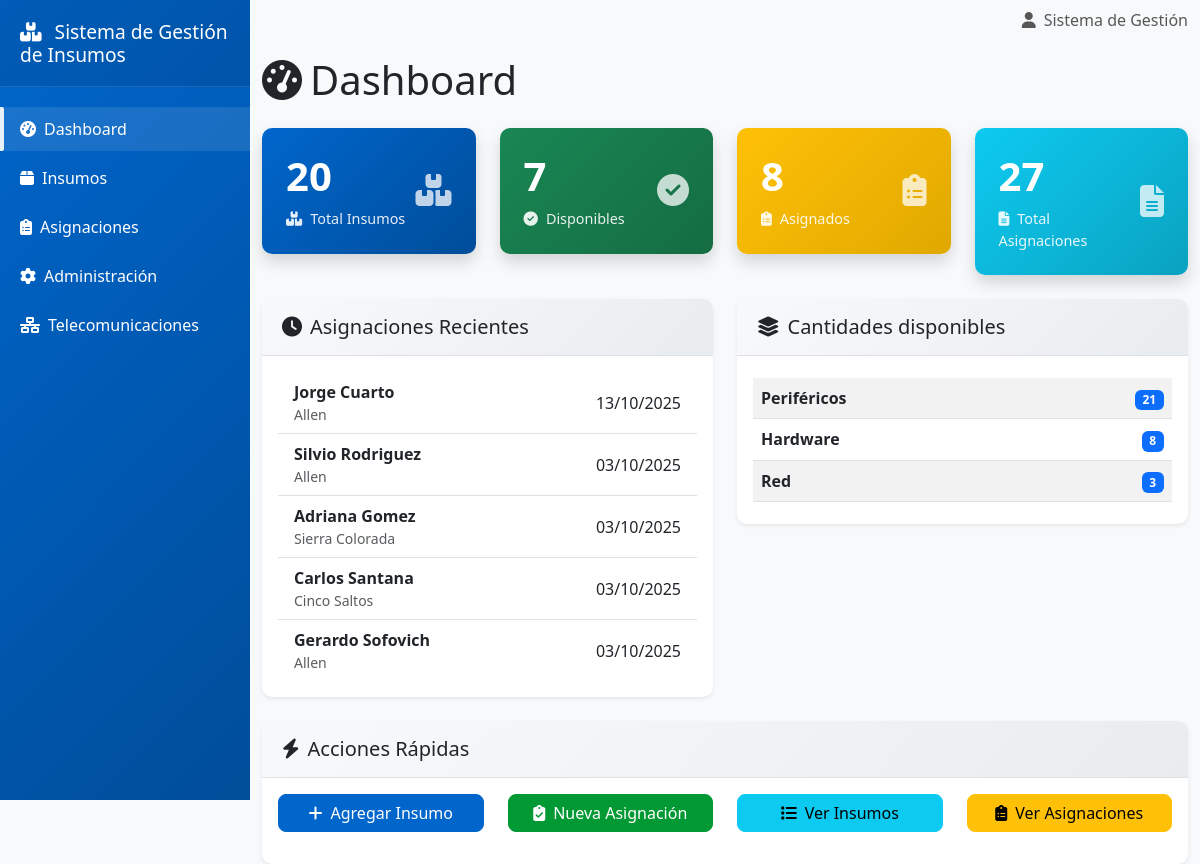
Before: /pages/dashboard.php with the older database file.
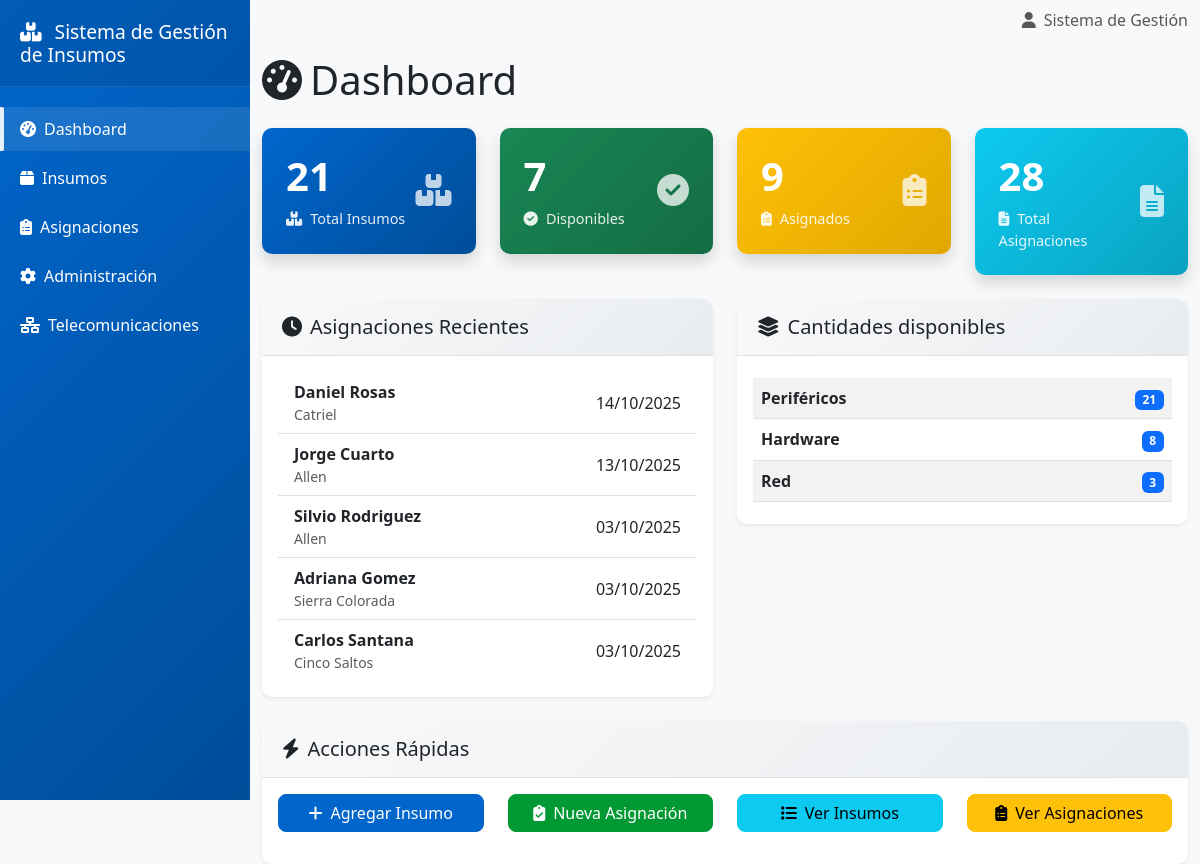
After: the same page with the newer database file.
### tables this page shows
CREATE TABLE `remitos` (
  `id_remito` int(11) NOT NULL,
  `numero_remito` varchar(50) NOT NULL,
  `id_sede` int(11) NOT NULL,
  `id_area` int(11) NOT NULL,
  `nombre_persona_asignada` varchar(100) NOT NULL,
  `apellido_persona_asignada` varchar(100) NOT NULL,
  `fecha_asignacion` date NOT NULL,
  `estado` enum('Activa','Devuelta') NOT NULL DEFAULT 'Activa',
  `fecha_devolucion` date DEFAULT NULL,
  `observaciones` varchar(255) DEFAULT NULL
);

CREATE TABLE `localidades` (
  `id_localidad` int(11) NOT NULL,
  `id_zona` int(11) NOT NULL,
  `nombre_localidad` varchar(100) NOT NULL
);

### pages/dashboard.php (the view, shortened to what the changed rows need)
<?php
$conexion = conectarDB();
$total_insumos = $conexion->query("SELECT COUNT(*) as total FROM insumos")->fetch()['total'];
$insumos_asignados = $conexion->query("SELECT COUNT(*) as total FROM insumos WHERE estado = 'Asignado'")->fetch()['total'];
$total_asignaciones = $conexion->query("SELECT COUNT(*) as total FROM remitos")->fetch()['total'];
$stmt = $conexion->query("SELECT r.fecha_asignacion,
                                 r.nombre_persona_asignada,
                                 r.apellido_persona_asignada,
                                 l.nombre_localidad
                          FROM remitos r
                          JOIN sedes s ON r.id_sede = s.id_sede
                          JOIN localidades l ON s.id_localidad = l.id_localidad
                          ORDER BY r.fecha_asignacion DESC
                          LIMIT 5");
$asignaciones_recientes = $stmt->fetchAll();
?>
<?php include '../includes/header.php'; ?>
<div class="row">
    <div class="col-12">
        <h1 class="mb-4">
            <i class="fas fa-tachometer-alt me-2"></i>Dashboard
        </h1>
    </div>
</div>
<div class="row mb-4">
    <div class="col-md-3">
        <div class="dashboard-card">
            <div class="d-flex justify-content-between">
                <div>
                    <h3 id="total-insumos"><?php echo $total_insumos; ?></h3>
                    <p><i class="fas fa-boxes me-2"></i>Total Insumos</p>
                </div>
            </div>
        </div>
    </div>
    <div class="col-md-3">
        <div class="dashboard-card" style="background: linear-gradient(135deg, #ffc107 0%, #e0a800 100%);">
            <div class="d-flex justify-content-between">
                <div>
                    <h3 id="insumos-asignados"><?php echo $insumos_asignados; ?></h3>
                    <p><i class="fas fa-clipboard-list me-2"></i>Asignados</p>
                </div>
            </div>
        </div>
    </div>
    <div class="col-md-3">
        <div class="dashboard-card" style="background: linear-gradient(135deg, #0dcaf0 0%, #0aa2c0 100%);">
            <div class="d-flex justify-content-between">
                <div>
                    <h3 id="total-asignaciones"><?php echo $total_asignaciones; ?></h3>
                    <p><i class="fas fa-file-alt me-2"></i>Total Asignaciones</p>
                </div>
            </div>
        </div>
    </div>
</div>
<div class="row">
    <div class="col-md-6">
        <div class="card">
            <div class="card-body">
                <?php if (empty($asignaciones_recientes)): ?>
                    <p class="text-muted">No hay asignaciones recientes</p>
                <?php else: ?>
                    <ul class="list-group list-group-flush">
                        <?php foreach ($asignaciones_recientes as $asignacion): ?>
                        <li class="list-group-item d-flex justify-content-between align-items-center">
                            <div>
                                <strong><?php echo htmlspecialchars($asignacion['nombre_persona_asignada'] . ' ' . $asignacion['apellido_persona_asignada']); ?></strong>
                                <div class="text-muted small"><?php echo htmlspecialchars($asignacion['nombre_localidad']); ?></div>
                            </div>
                            <div class="text-nowrap"><?php echo date('d/m/Y', strtotime($asignacion['fecha_asignacion'])); ?></div>
                        </li>
                        <?php endforeach; ?>
                    </ul>
                <?php endif; ?>
            </div>
        </div>
    </div>
</div>
<?php include '../includes/footer.php'; ?>

Changed rows visible on the page:
no longer on this page (row unchanged): remitos: nombre_persona_asignada+apellido_persona_asignada "Gerardo Sofovich", localidades.nombre_localidad "Allen", fecha_asignacion "03/10/2025"
added remitos: nombre_persona_asignada+apellido_persona_asignada "Daniel Rosas", localidades.nombre_localidad "Catriel", fecha_asignacion "14/10/2025"
Other visible differences:
$total_insumos: "20" → "21"
$insumos_asignados: "8" → "9"
$total_asignaciones: "27" → "28"
